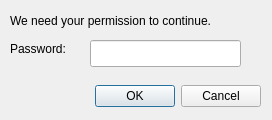
<?xml version="1.0" encoding="UTF-8"?>
<ui version="4.0">
 <class>GetPass</class>
 <widget class="QDialog" name="GetPass">
  <property name="geometry">
   <rect>
    <x>0</x>
    <y>0</y>
    <width>272</width>
    <height>120</height>
   </rect>
  </property>
  <property name="windowTitle">
   <string>Dialog</string>
  </property>
  <widget class="QDialogButtonBox" name="buttonBox">
   <property name="geometry">
    <rect>
     <x>10</x>
     <y>80</y>
     <width>251</width>
     <height>32</height>
    </rect>
   </property>
   <property name="orientation">
    <enum>Qt::Horizontal</enum>
   </property>
   <property name="standardButtons">
    <set>QDialogButtonBox::Cancel|QDialogButtonBox::Ok</set>
   </property>
  </widget>
  <widget class="QLabel" name="label">
   <property name="geometry">
    <rect>
     <x>10</x>
     <y>10</y>
     <width>261</width>
     <height>21</height>
    </rect>
   </property>
   <property name="text">
    <string>We need your permission to continue.</string>
   </property>
  </widget>
  <widget class="QLabel" name="label_2">
   <property name="geometry">
    <rect>
     <x>10</x>
     <y>40</y>
     <width>71</width>
     <height>17</height>
    </rect>
   </property>
   <property name="text">
    <string>Password:</string>
   </property>
  </widget>
  <widget class="QLineEdit" name="lineEdit">
   <property name="geometry">
    <rect>
     <x>90</x>
     <y>40</y>
     <width>151</width>
     <height>27</height>
    </rect>
   </property>
   <property name="frame">
    <bool>true</bool>
   </property>
   <property name="echoMode">
    <enum>QLineEdit::Password</enum>
   </property>
  </widget>
 </widget>
 <resources/>
 <connections>
  <connection>
   <sender>buttonBox</sender>
   <signal>accepted()</signal>
   <receiver>GetPass</receiver>
   <slot>accept()</slot>
   <hints>
    <hint type="sourcelabel">
     <x>248</x>
     <y>254</y>
    </hint>
    <hint type="destinationlabel">
     <x>157</x>
     <y>274</y>
    </hint>
   </hints>
  </connection>
  <connection>
   <sender>buttonBox</sender>
   <signal>rejected()</signal>
   <receiver>GetPass</receiver>
   <slot>reject()</slot>
   <hints>
    <hint type="sourcelabel">
     <x>316</x>
     <y>260</y>
    </hint>
    <hint type="destinationlabel">
     <x>286</x>
     <y>274</y>
    </hint>
   </hints>
  </connection>
 </connections>
</ui>
